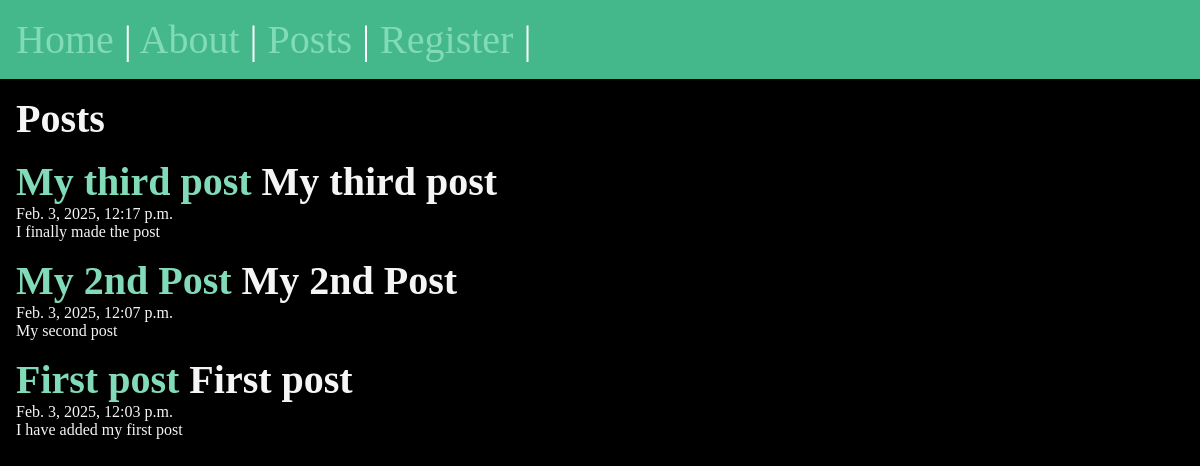
/posts/, run on an earlier commit of the app's database.
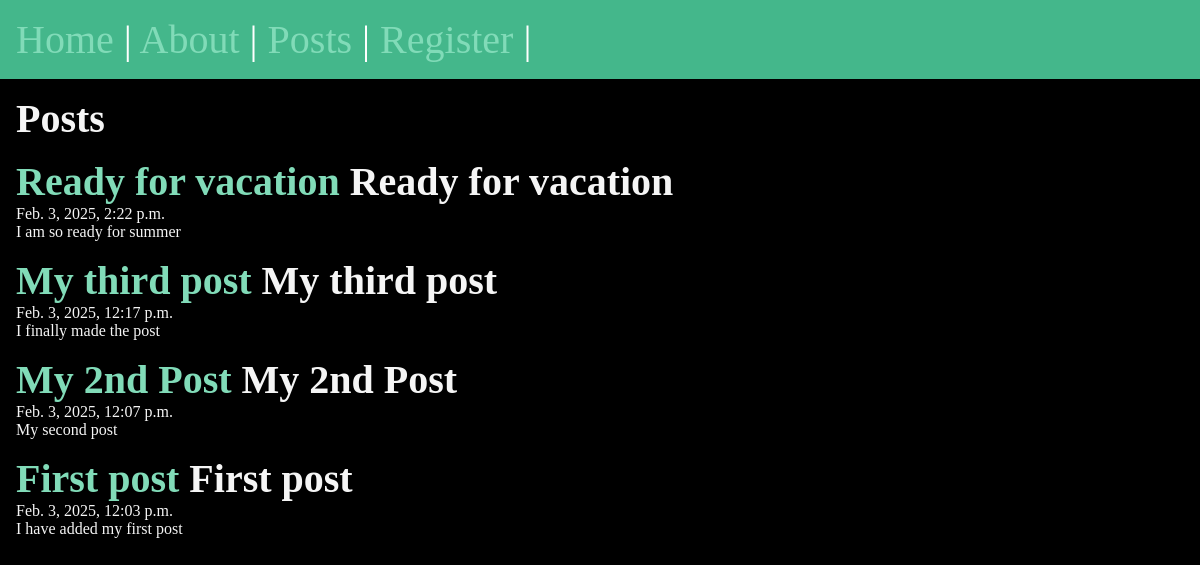
And on a later commit of the database.
### posts/models.py (models this page shows, shortened)
class Post(models.Model):
    title = models.CharField(max_length=200)
    body = models.TextField()
    slug = models.SlugField()
    date = models.DateTimeField(auto_now_add=True)
    banner = models.ImageField(default="default.jpg", blank=True)

### posts/views.py (the view)
# urls.py: path('',views.posts_list, name="list"),
def posts_list(request):
    posts = Post.objects.all().order_by('-date')
    return render(request, 'posts/posts_lists.html', {'posts':posts})

### posts/templates/posts/posts_lists.html (shortened to what this page needs)
{% extends 'layout.html'%}
{% block content %}
<section>
  <h1>Posts</h1>
  {% for post in posts %}
    <article class="post">
        <h2>
          <a href= "{% url 'posts:page' slug=post.slug %}">
            {{ post.title }}
          </a>
          {{ post.title }}
        </h2>
        <p>{{ post.date }}</p>
        <p>{{ post.body }}</p>
    </article>
  {% endfor%}
</section>
{% endblock %}

### templates/layout.html (shortened to what this page needs)
<!DOCTYPE html>
{% load static %}
<html lang="en">
  <head>
    <link rel="stylesheet" href="{% static 'css/style.css' %}" />
  </head>
  <body>
    <nav>
       <a href="/">Home</a> |
       <a href="/about">About</a> |
       <a href="{% url 'posts:list'%}">Posts</a> |
       <a href="{% url 'users:register'%}">Register</a> |
    </nav>
    <main>{% block content %} {% endblock %}</main>
  </body>
</html>

What changed in the data, as far as the page shows it:
added Post: title "Ready for vacation", date "Feb. 3, 2025, 2:22 p.m.", body "I am so ready for summer"
